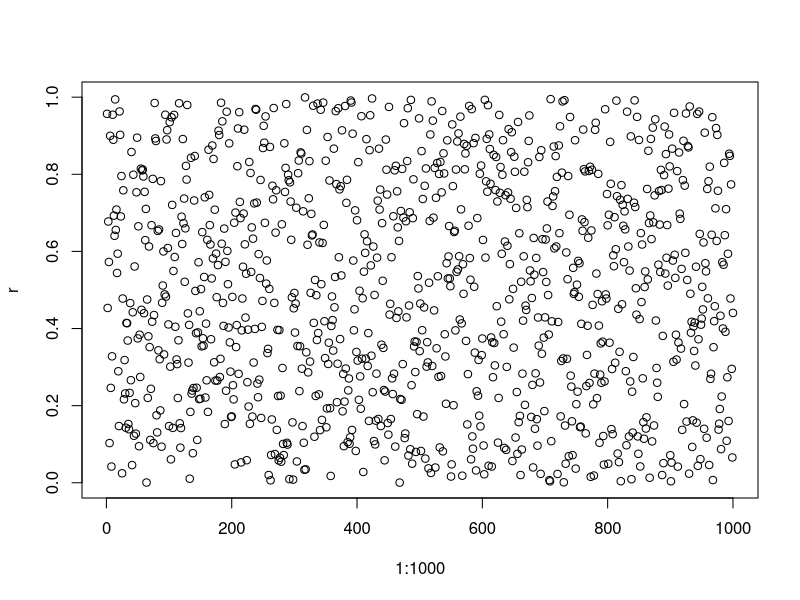
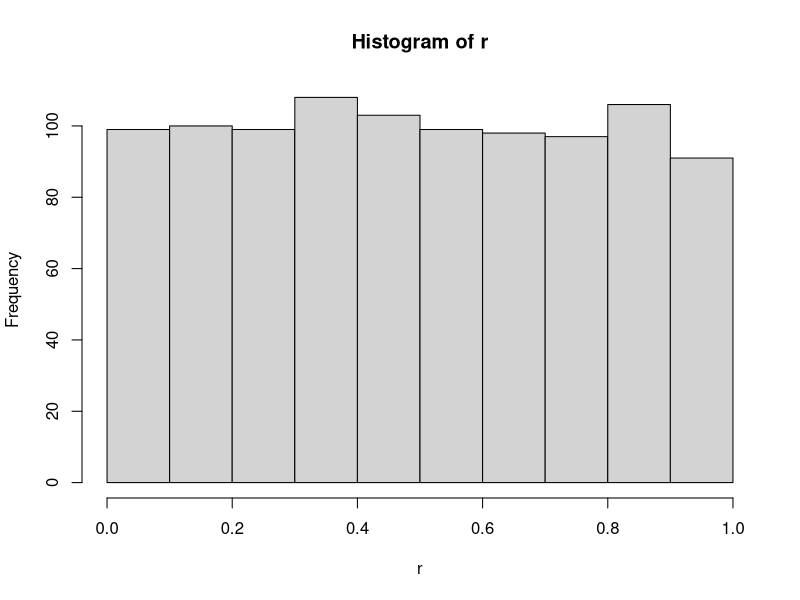

Generate these figures, in order, with R:
set.seed(123)

r <- runif(10, -1, 1)
r
# [1] -0.46469398 -0.45269714  0.18161681  0.03550296  0.08549162  0.35735277
# [7]  0.47083597 -0.84420644  0.77130939  0.87615484

X11()

r <- runif(1000, 0, 1)

plot(1:1000, r)

z <- locator(1) # wait for mouse click or enter pressed

hist(r)

z <- locator(1) # wait for mouse click or enter pressed
